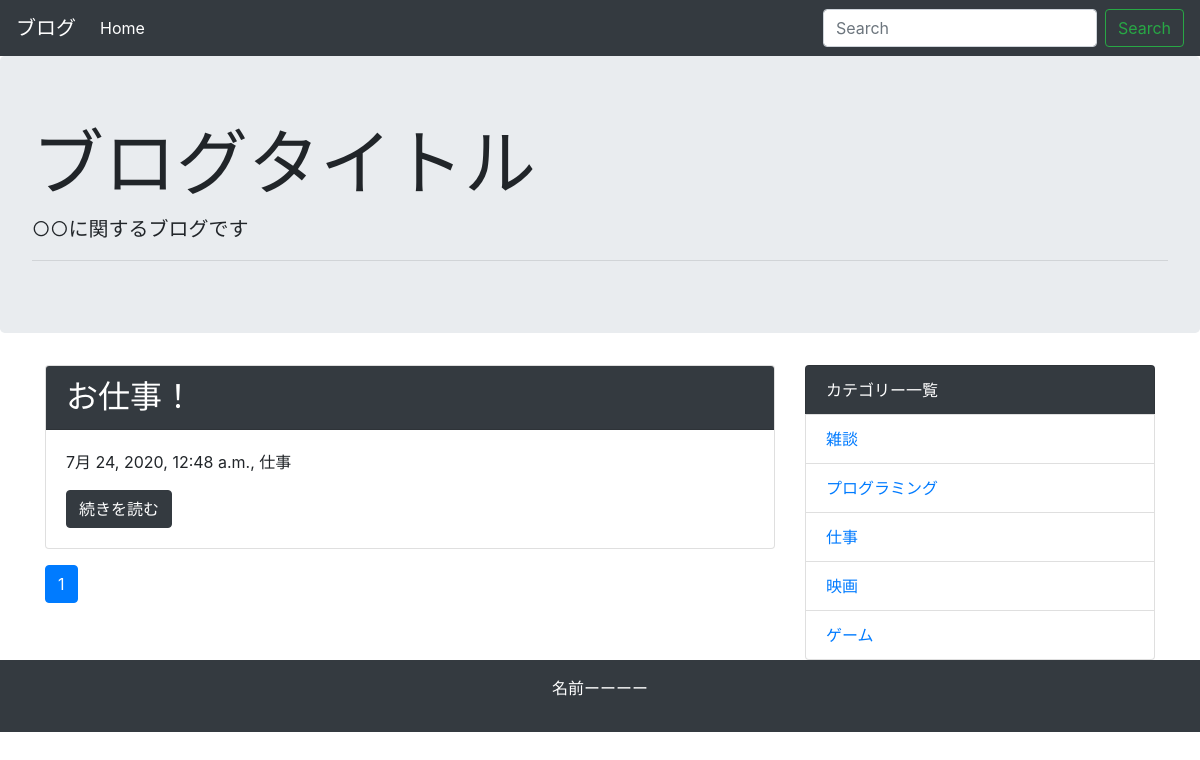
Screenshot of /category/3/ with the database file from the repository.
### blog/models.py (models this page shows, shortened)
class Post(models.Model):
    title = models.CharField('タイトル', max_length=30)
    text = models.TextField('本文')
    created_at = models.DateTimeField('作成日', default=timezone.now)
    category = models.ForeignKey(Category, verbose_name='カテゴリ',
                                 on_delete=models.PROTECT)

class Category(models.Model):
    name = models.CharField('カテゴリ名', max_length=255)
    created_at = models.DateTimeField('作成日', default=timezone.now)
    def __str__(self):
        return self.name

### blog/views.py (the view)
# urls.py: path('category/<int:pk>/', views.CategoryView.as_view(), name='category'),
class CategoryView(generic.ListView):
    model = Post
    paginate_by = 7
    def get_queryset(self):
        category_pk = self.kwargs['pk']
        queryset = Post.objects.order_by('-created_at').filter(
            category__pk=category_pk)
        return queryset

### blog/context_processors.py (called while the page is built)
def common(request):
    context = {
        'category_list': Category.objects.all()
    }
    return context

### blog/templatetags/mytag.py (called while the page is built)
@register.simple_tag
def url_replace(request, field, value):
    url_dict = request.GET.copy()
    url_dict[field] = value
    return url_dict.urlencode()

### blog/templates/blog/post_list.html
{% extends 'blog/base.html' %}
{% block content %}
    {% for post in post_list %}
        <div class="card mb-3">
            <h2 class="card-header bg-dark text-white">{{ post.title }}</h2>
            <div class="card-body">
                <p>{{ post.created_at }}, {{ post.category }}</p>
                <a href="{% url 'blog:detail' post.pk %}" class="btn btn-dark">続きを読む</a>
            </div>
        </div>
    {% endfor %}
    {% include 'blog/page.html' %}
{% endblock %}

### blog/templates/blog/base.html (shortened to what this page needs)
<!doctype html>
<html lang="ja">
<head>
    <link rel="stylesheet"
          href="https://maxcdn.bootstrapcdn.com/bootstrap/4.0.0-beta.2/css/bootstrap.min.css"
>
</head>
<body>
<nav class="navbar navbar-expand-lg navbar-dark bg-dark">
    <a class="navbar-brand" href="#">ブログ</a>
    <div class="collapse navbar-collapse" id="navbarSupportedContent">
        <ul class="navbar-nav mr-auto">
            <li class="nav-item active">
                <a class="nav-link" href="{% url 'blog:index' %}">Home </a>
            </li>
        </ul>
        <form class="form-inline my-2 my-lg-0" method="GET"
              action="{% url 'blog:index' %}">
            <input class="form-control mr-sm-2" type="text" placeholder="Search"
                   aria-label="Search" name="keyword">
            <button class="btn btn-outline-success my-2 my-sm-0" type="submit">
                Search
            </button>
        </form>
    </div>
</nav>
<div class="jumbotron">
    <h1 class="display-3">ブログタイトル</h1>
    <p class="lead">○○に関するブログです</p>
    <hr class="my-2">
</div>
<div class="container">
    <div class="row">
        <div class="col-md-8">
            {% block content %}
            {% endblock %}
        </div>
        <div class="col-md-4">
            <ul class="list-group">
                <li class="list-group-item bg-dark text-white">カテゴリー一覧</li>
                {% for category in category_list %}
                    <li class="list-group-item"><a
                            href="{% url 'blog:category' category.pk %}"> {{ category }}</a>
                    </li>
                {% endfor %}
            </ul>
        </div>
    </div>
</div>
<footer class="bg-dark text-white text-center py-3">
    <p>名前ーーーー</p>
</footer>
</body>
</html>

### rows the page displays
Post: title "お仕事！", created_at "7月 24, 2020, 12:48 a.m.", category "仕事"
Category: name "雑談"
Category: name "プログラミング"
Category: name "仕事"
Category: name "映画"
Category: name "ゲーム"

### other values shown
{{ link_page }} "1"
